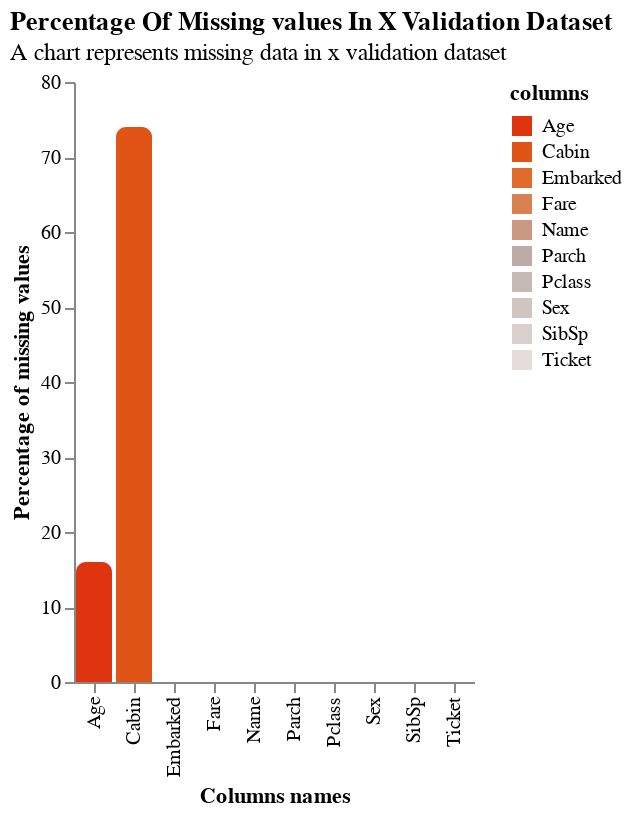

Notebook cell for this chart:
### Code cell
plot_NaN(
    valid_x, 
    name='x validation dataset', 
    only_nan=False,
    use_percent=True
)

### Figure 1 — Vega-Lite specification as saved in the notebook (floating-point values rounded to 4 significant figures)
{"$schema": "https://vega.github.io/schema/vega-lite/v5.20.1.json", "config": {"axis": {"grid": false}, "view": {"continuousHeight": 300, "continuousWidth": 300, "stroke": null}}, "data": {"name": "data-dbfdbfcd8c38debc48b0e6bdd0607f29"}, "datasets": {"data-dbfdbfcd8c38debc48b0e6bdd0607f29": [{"columns": "Pclass", "percent_nan": 0, "total_nan": 0}, {"columns": "Name", "percent_nan": 0, "total_nan": 0}, {"columns": "Sex", "percent_nan": 0, "total_nan": 0}, {"columns": "Age", "percent_nan": 16, "total_nan": 36}, {"columns": "SibSp", "percent_nan": 0, "total_nan": 0}, {"columns": "Parch", "percent_nan": 0, "total_nan": 0}, {"columns": "Ticket", "percent_nan": 0, "total_nan": 0}, {"columns": "Fare", "percent_nan": 0, "total_nan": 0}, {"columns": "Cabin", "percent_nan": 74, "total_nan": 164}, {"columns": "Embarked", "percent_nan": 0, "total_nan": 0}]}, "encoding": {"color": {"field": "columns", "legend": {"orient": "right"}, "scale": {"reverse": true, "scheme": "lightgreyred"}, "type": "nominal"}, "text": {"field": "columns", "type": "nominal"}, "tooltip": [{"field": "columns", "type": "nominal"}, {"field": "total_nan", "type": "quantitative"}, {"field": "percent_nan", "type": "quantitative"}], "x": {"field": "columns", "title": "Columns names", "type": "nominal"}, "y": {"field": "percent_nan", "title": "Percentage of missing values", "type": "quantitative"}}, "mark": {"cornerRadiusTopLeft": 5, "cornerRadiusTopRight": 5, "type": "bar"}, "title": {"anchor": "start", "subtitle": "A chart represents missing data in x validation dataset", "text": "Percentage Of Missing values In X Validation Dataset"}}
